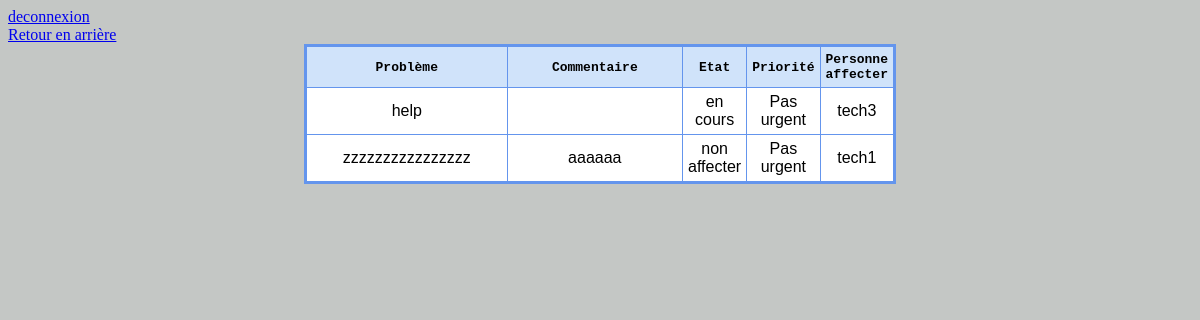
Page /annonces.php on the committed database.
### tables this page shows
CREATE TABLE `demande` (
  `id_demande` int NOT NULL,
  `type_demande` varchar(500) DEFAULT NULL,
  `commentaire` varchar(500) DEFAULT NULL,
  `id_us` int DEFAULT NULL,
  `id_eta` int DEFAULT '1',
  `id_prio` int DEFAULT '1',
  `nom_employe` int DEFAULT '1'
);

CREATE TABLE `etat` (
  `id_etat` int NOT NULL,
  `libelle_etat` varchar(100) NOT NULL
);

CREATE TABLE `priorite` (
  `id_prio` int NOT NULL,
  `libelle_prio` varchar(50) NOT NULL
);

CREATE TABLE `user` (
  `id_user` int NOT NULL,
  `login` varchar(30) NOT NULL,
  `mdp` text NOT NULL,
  `role` int NOT NULL DEFAULT '3'
);

### annonces.php (the view, shortened to what this page needs)
<html>
<head>
</head>
<body>
<a href="deconnexion.php">deconnexion</a>
</br><a href="demande.php">Retour en arrière</a>
	<link rel="stylesheet" type="text/css" href="css/annonces.css" />
	<table id="tableau" data-responsive="table">
	<thead>
		<tr>
			<th>Problème</th>
			<th>Commentaire</th>
			<th>Etat</th>
			<th>Priorité</th>
			<th>Personne affecter</th>
		</tr>
	</thead>
	<tbody>
			<?php
                    include('config.php');
                    $result =mysqli_query($mysqli,
                        "SELECT *
                        FROM demande
                        INNER JOIN user
                        ON demande.nom_employe = user.id_user
                        INNER JOIN etat
                        ON demande.id_eta = etat.id_etat
                        INNER JOIN priorite
                        ON demande.id_prio= priorite.id_prio;");
    while($res = mysqli_fetch_array($result)) {
        echo "<tr>";
        echo "<td>".$res['type_demande']."</td>";
        echo "<td>".$res['commentaire']."</td>";
        echo "<td>".$res['libelle_etat']."</td>";
        echo "<td>".$res['libelle_prio']."</td>";
        echo "<td>".$res['login']."</td>";
    }
			?>
	</tbody>
</table>
</body>
</html>

### css/annonces.css (style rules this page uses)
body { background-color: #C4C7C5; }
table { border: medium solid #6495ed; border-collapse: collapse; width: 50%; margin:auto; }
th { font-family: monospace; border: thin solid #6495ed; width: 50%; padding: 5px; background-color: #D0E3FA; background-image: url(sky.jpg); }
td { font-family: sans-serif; border: thin solid #6495ed; width: 50%; padding: 5px; text-align: center; background-color: #ffffff; }

### rows in the picture
demande: type_demande "help", id_eta.libelle_etat "en cours", id_prio.libelle_prio "Pas urgent", nom_employe.login "tech3"
demande: type_demande "zzzzzzzzzzzzzzzz", commentaire "aaaaaa", id_eta.libelle_etat "non affecter", id_prio.libelle_prio "Pas urgent", nom_employe.login "tech1"
